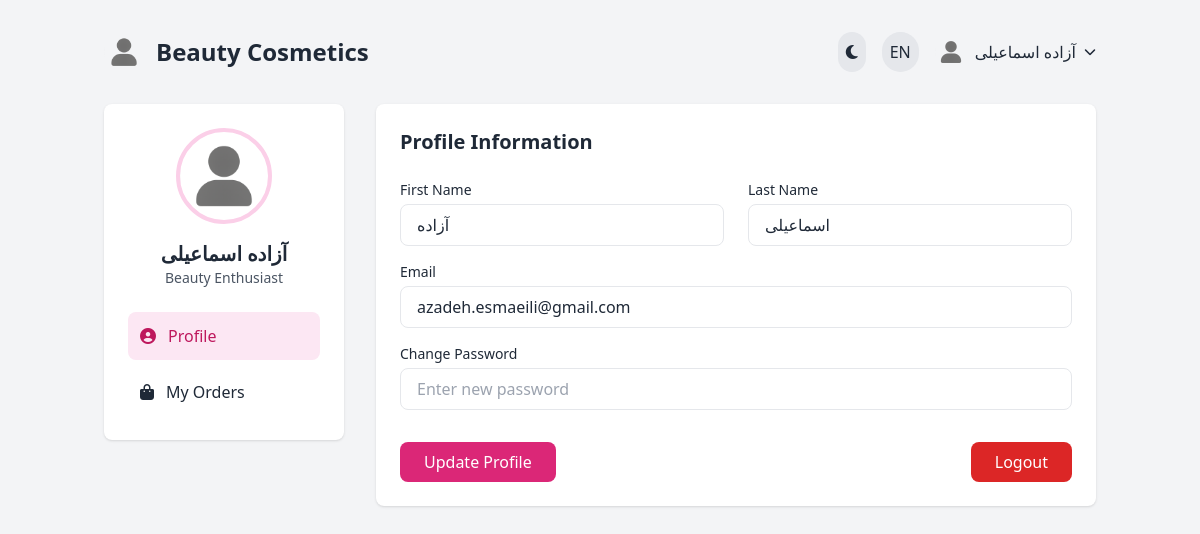
The page /profile/ (signed in) on the database its author committed.
### main/models.py (models this page shows, shortened)
class Customer(models.Model):
    email = models.EmailField(unique=True)
    first_name = models.CharField(max_length=35)
    last_name = models.CharField(max_length=40)
    password = models.CharField(max_length=128)
    image = models.ImageField(upload_to='profile_pics/', default='profile_pics/User_pic.png')
    is_active = models.BooleanField(default=False)
    verification_code = models.CharField(max_length=6, blank=True, null=True)

### main/views.py (the view)
# urls.py: path("profile",views.profile, name="profile"),
def profile(request):
    customer_id = request.session.get("customer_id")
    if not customer_id:
        return redirect("login")
    try:
        customer = Customer.objects.get(id=customer_id)
    except Customer.DoesNotExist:
        return redirect("login")
    return render(request, "main/profile.html", {"customer": customer})

### cart/cart.py (called while the page is built)
    def __len__(self):
        return sum(item['quantity'] for item in self.cart.values())

### cart/context_processors.py (called while the page is built)
def cart(request):
    cart = Cart(request)
    return {
        'cart': cart,
        'cart_item_count': len(cart)
    }

### main/templates/main/profile.html (shortened to what this page needs)
<!DOCTYPE html>
<html lang="en" dir="ltr" class="dark">
<head>
    <script src="https://cdn.tailwindcss.com"></script>
    <link rel="stylesheet" href="https://cdnjs.cloudflare.com/ajax/libs/font-awesome/6.4.0/css/all.min.css">
</head>
<body class="bg-gray-100 dark:bg-gray-900 text-gray-800 dark:text-gray-200 min-h-screen">
    <div class="container mx-auto px-4 py-8">
        <header class="flex justify-between items-center mb-8">
            <div class="flex items-center">
                <img src="{{ customer.image.url }}" alt="Logo" class="w-10 h-10 rounded-full mr-3">
                <h1 class="text-2xl font-bold">Beauty Cosmetics</h1>
            </div>
            <div class="flex items-center space-x-4">
                <button id="themeToggle" class="p-2 rounded-full bg-gray-200 dark:bg-gray-700">
                    <i class="fas fa-moon dark:hidden"></i>
                </button>
                <div class="relative">
                    <button id="languageToggle" class="p-2 rounded-full bg-gray-200 dark:bg-gray-700 flex items-center">
                        <span class="en-lang">EN</span>
                    </button>
                </div>
                <div class="relative">
                    <button id="userMenuButton" class="flex items-center space-x-2">
                        <img src="{{ customer.image.url }}" alt="User" class="w-8 h-8 rounded-full">
                        <span class="hidden md:inline username">{{ customer.first_name }} {{ customer.last_name }}</span>
                        <i class="fas fa-chevron-down text-xs"></i>
                    </button>
                </div>
            </div>
        </header>
        <div class="flex flex-col lg:flex-row gap-8">
            <div class="w-full lg:w-1/4">
                <div class="bg-white dark:bg-gray-800 rounded-lg shadow p-6 sticky top-8">
                    <div class="flex flex-col items-center mb-6">
                        <img src="{{ customer.image.url }}" alt="Profile" class="w-24 h-24 rounded-full mb-4 border-4 border-pink-200 dark:border-pink-700">
                        <h2 class="text-xl font-semibold username">{{ customer.first_name }} {{ customer.last_name }}</h2>
                        <p class="text-gray-600 dark:text-gray-400 text-sm user-title">Beauty Enthusiast</p>
                    </div>
                    <nav class="space-y-2">
                        <a href="#" class="flex items-center p-3 rounded-lg bg-pink-100 dark:bg-pink-900 text-pink-700 dark:text-pink-200 group">
                            <i class="fas fa-user-circle mr-3"></i>
                            <span class="profile-menu">Profile</span>
                        </a>
                        <a href = {% url "cart" %}  class="flex items-center p-3 rounded-lg hover:bg-gray-100 dark:hover:bg-gray-700 group">
                            <i class="fas fa-shopping-bag mr-3"></i>
                            <span class="orders-menu">My Orders</span>
                        </a>
                    </nav>
                </div>
            </div>
            <div class="w-full lg:w-3/4">
                <div class="bg-white dark:bg-gray-800 rounded-lg shadow p-6 mb-8">
                    <h2 class="text-xl font-semibold mb-6 profile-title">Profile Information</h2>
                    <form method="POST" action="{% url 'update_profile' %}" class="space-y-4">
                        <div class="grid grid-cols-1 md:grid-cols-2 gap-6">
                            <div>
                                <label class="block text-sm font-medium mb-1" for="firstName">First Name</label>
                                <input type="text" id="firstName" value="{{ customer.first_name }}" class="w-full px-4 py-2 border rounded-lg focus:ring-2 focus:ring-pink-500 focus:border-pink-500 dark:bg-gray-700 dark:border-gray-600">
                            </div>
                            <div>
                                <label class="block text-sm font-medium mb-1" for="lastName">Last Name</label>
                                <input type="text" id="lastName" value="{{ customer.last_name }}" class="w-full px-4 py-2 border rounded-lg focus:ring-2 focus:ring-pink-500 focus:border-pink-500 dark:bg-gray-700 dark:border-gray-600">
                            </div>
                        </div>
                        <div>
                            <label class="block text-sm font-medium mb-1" for="email">Email</label>
                            <input type="email" id="email" value={{ customer.email }} class="w-full px-4 py-2 border rounded-lg focus:ring-2 focus:ring-pink-500 focus:border-pink-500 dark:bg-gray-700 dark:border-gray-600">
                        </div>
                        <div>
                            <label class="block text-sm font-medium mb-1" for="password">Change Password</label>
                            <input type="password" id="password" placeholder="Enter new password" class="w-full px-4 py-2 border rounded-lg focus:ring-2 focus:ring-pink-500 focus:border-pink-500 dark:bg-gray-700 dark:border-gray-600">
                        </div>
                        <div class="pt-4 flex justify-between">
                            <button type="submit" class="px-6 py-2 bg-pink-600 text-white rounded-lg hover:bg-pink-700 focus:ring-2 focus:ring-pink-500 focus:ring-offset-2 dark:focus:ring-offset-gray-800 transition-all update-btn">
                                Update Profile
                            </button>
                            <a href="{% url "logout_url" %}" class="px-6 py-2 bg-red-600 text-white rounded-lg hover:bg-red-700 focus:ring-2 focus:ring-red-500 focus:ring-offset-2 dark:focus:ring-offset-gray-800 transition-all" id="logout">
                                Logout
                            </a>
                        </div>
                    </form>
                </div>
            </div>
        </div>
    </div>
</body>
</html>

### main/templates/main/profile.html (style rules this page uses)
.transition-all { transition: all 0.3s ease; }

### rows shown on the page
Customer: image (picture), first_name "آزاده", last_name "اسماعیلی", email "azadeh.esmaeili@gmail.com"
